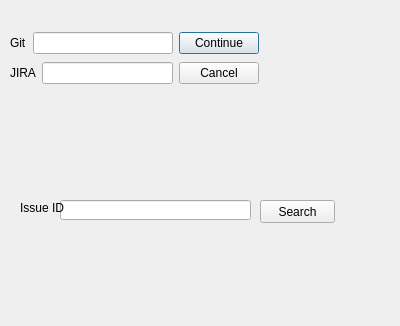
<?xml version="1.0" encoding="UTF-8"?>
<ui version="4.0">
 <class>Search</class>
 <widget class="QDialog" name="Search">
  <property name="geometry">
   <rect>
    <x>0</x>
    <y>0</y>
    <width>400</width>
    <height>326</height>
   </rect>
  </property>
  <property name="windowTitle">
   <string>Dialog</string>
  </property>
  <widget class="QWidget" name="layoutWidget">
   <property name="geometry">
    <rect>
     <x>10</x>
     <y>30</y>
     <width>249</width>
     <height>58</height>
    </rect>
   </property>
   <layout class="QVBoxLayout" name="verticalLayout">
    <item>
     <layout class="QHBoxLayout" name="horizontalLayout_3">
      <item>
       <layout class="QHBoxLayout" name="horizontalLayout">
        <item>
         <widget class="QLabel" name="label">
          <property name="text">
           <string>Git</string>
          </property>
         </widget>
        </item>
        <item>
         <widget class="QLineEdit" name="lineEdit"/>
        </item>
       </layout>
      </item>
      <item>
       <widget class="QPushButton" name="OK">
        <property name="text">
         <string>Continue</string>
        </property>
       </widget>
      </item>
     </layout>
    </item>
    <item>
     <layout class="QHBoxLayout" name="horizontalLayout_4">
      <item>
       <layout class="QHBoxLayout" name="horizontalLayout_2">
        <item>
         <widget class="QLabel" name="label_2">
          <property name="text">
           <string>JIRA</string>
          </property>
         </widget>
        </item>
        <item>
         <widget class="QLineEdit" name="lineEdit_2"/>
        </item>
       </layout>
      </item>
      <item>
       <widget class="QPushButton" name="Cancel">
        <property name="text">
         <string>Cancel</string>
        </property>
       </widget>
      </item>
     </layout>
    </item>
   </layout>
  </widget>
  <widget class="QLineEdit" name="lineEdit_3">
   <property name="geometry">
    <rect>
     <x>60</x>
     <y>200</y>
     <width>191</width>
     <height>20</height>
    </rect>
   </property>
  </widget>
  <widget class="QLabel" name="label_3">
   <property name="geometry">
    <rect>
     <x>20</x>
     <y>200</y>
     <width>51</width>
     <height>16</height>
    </rect>
   </property>
   <property name="text">
    <string>Issue ID</string>
   </property>
  </widget>
  <widget class="QPushButton" name="searchIssueID">
   <property name="geometry">
    <rect>
     <x>260</x>
     <y>200</y>
     <width>75</width>
     <height>23</height>
    </rect>
   </property>
   <property name="text">
    <string>Search</string>
   </property>
  </widget>
 </widget>
 <resources/>
 <connections/>
</ui>
